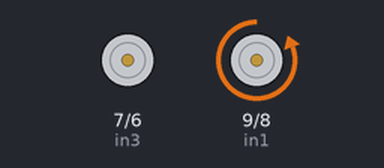
Bench run of a sketch on a simulated Arduino Uno, built with avr-gcc and run on an emulated ATmega328P. Shown: motor-driver pin pairs drawn as motors (green arrow = first pin HIGH = forward, orange = second pin HIGH = backward, longer = more drive).

Above: at 1.0 s.
At 3.0 s:
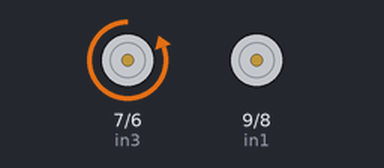
At 4.5 s:
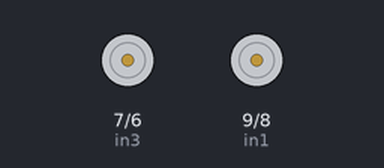
Timing chart, 0 to 6.5 s (numbered marks = the images above):
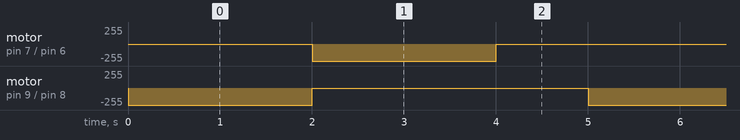

The sketch:

sketch_oct10a.ino
```cpp
// connect motor controller pins to Arduino digital pins
// motor one
int enA = 10;
int in1 = 9;
int in2 = 8;
// motor two
int enB = 5;
int in3 = 7;
int in4 = 6;
void setup()
{
  // set all the motor control pins to outputs

  pinMode(in1, OUTPUT);
  pinMode(in2, OUTPUT);
  pinMode(in3, OUTPUT);
  pinMode(in4, OUTPUT);
}
void demoOne()
{
  // this function will run the motors in both directions at a fixed speed
  // turn on motor A
  digitalWrite(in1, LOW);
  digitalWrite(in2, HIGH);
  digitalWrite(in3, LOW);
  digitalWrite(in4, LOW);
  delay(2000);
 digitalWrite(in1, LOW);
  digitalWrite(in2, LOW);
  digitalWrite(in3, LOW);
  digitalWrite(in4, HIGH);
  delay(2000);
  // now turn off motors
  digitalWrite(in1, LOW);
  digitalWrite(in2, LOW);
  digitalWrite(in3, LOW);
  digitalWrite(in4, LOW);
}
void loop()
{
  demoOne();
  delay(1000);
}
```

Measured:
- by itself, motor on pin 7 (in3) / pin 6 (in4), motor on pin 9 (in1) / pin 8 (in2): alternates backward 255/255 for 2.0 s and stopped for 3.0 s
